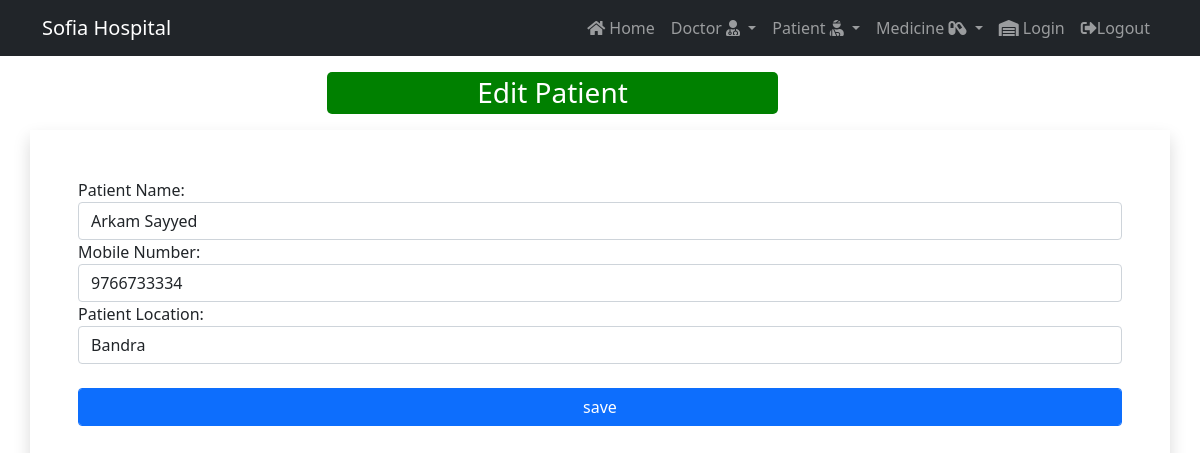
The app's page /editpnt/1/ with its own data.
### hms/models.py (models this page shows)
class CommonInfo(models.Model):
    Name = models.CharField(max_length=50)
    Mobile_No = models.CharField(max_length=10)
    Code = models.CharField(unique=True, max_length=15)
    Location = models.CharField(max_length=50)
    class Meta:
        abstract = True

class PatientDetail(CommonInfo):
      Code = None

### hms/views.py (the view, shortened to what this page needs)
# urls.py: path('editpnt/<int:id>/', views.Update_patient.as_view(), name='update-patient'),
class Update_patient(View):
    def get(self,request,id):
        patient = PatientDetail.objects.get(id=id)
        return render(request,"edit_patient.html",{'patient':patient})

### hms/templates/edit_patient.html (shortened to what this page needs)
{% extends 'base.html' %}
{% block body %}
<div class="container">
<div class="row">
<div class="col-md-5 offset-3 mt-3 mb-2"> <h3 style="background-color:green; padding:4px; text-align:center;color:white;border-radius:5px;"> Edit Patient </h3> </div>
<form action="" method="post" class="shadow p-5">
<label>Patient Name:</label>
<input type="text" class="form-control" name="name" value="{{patient.Name}}" required>
<label> Mobile Number: </label>
<input type="text" class="form-control" name="mobile" value="{{patient.Mobile_No}}" required>
<label> Patient Location: </label>
<input type="text" class="form-control" name="location" value="{{patient.Location}}" required>
<br>
<input type="submit" value="save" class="form-control btn btn-primary">
</form>
</div>
</div>
{% endblock body %}

### records on screen
PatientDetail: name "Arkam Sayyed", mobile "9766733334", location "Bandra"
